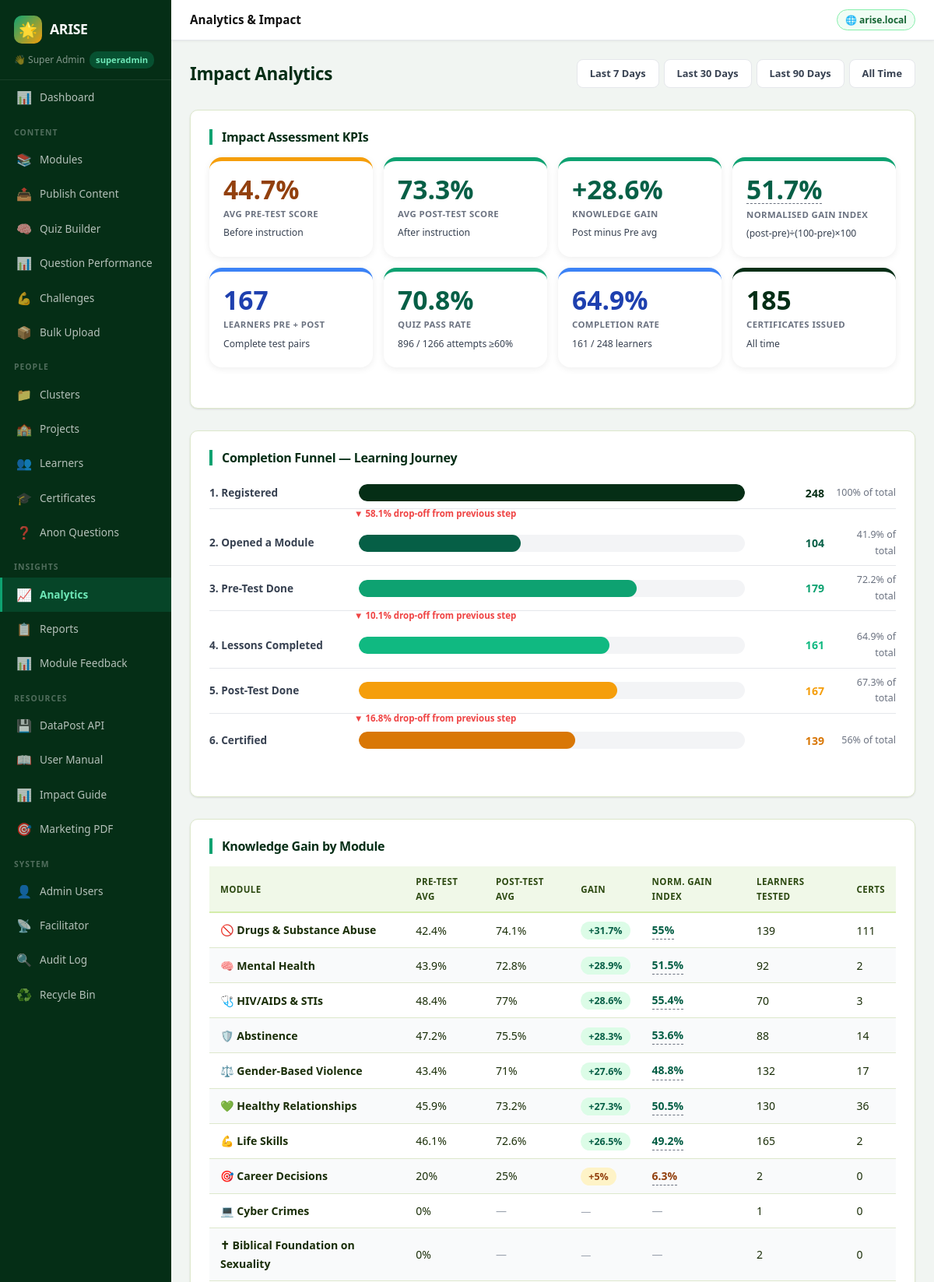
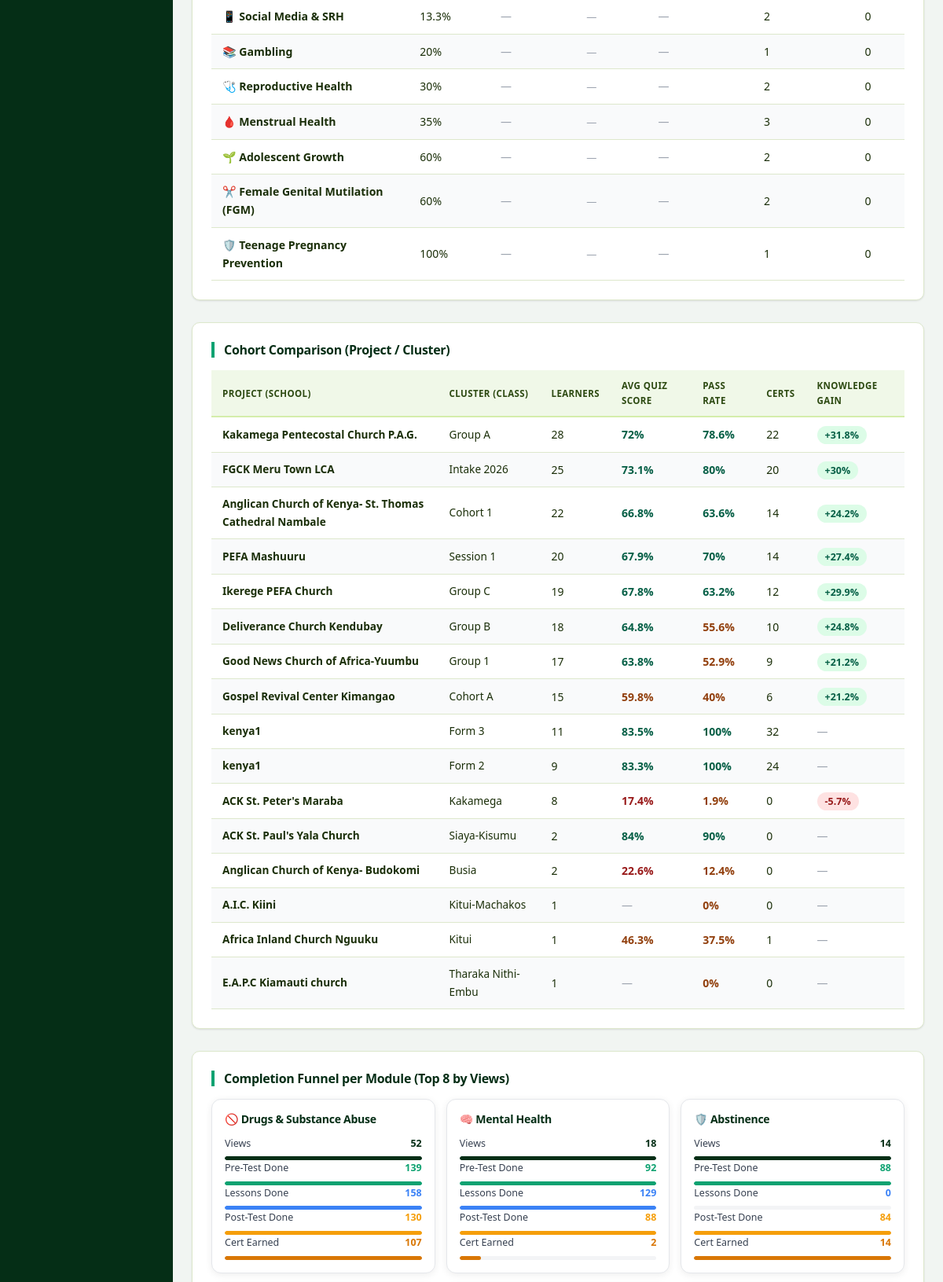
The page /admin/dashboard?p=analytics (signed in, upper part) on the database its author committed (2 pictures, top to bottom).
### tables this page shows
CREATE TABLE modules (
    id INTEGER PRIMARY KEY AUTOINCREMENT,
    title TEXT NOT NULL,
    slug TEXT UNIQUE NOT NULL,
    description TEXT,
    icon TEXT DEFAULT '📚',
    sort_order INTEGER DEFAULT 0,
    is_active INTEGER DEFAULT 1,
    created_by INTEGER,
    created_at DATETIME DEFAULT CURRENT_TIMESTAMP
, thumbnail TEXT, content_warning TEXT, school_id TEXT, require_pretest INTEGER DEFAULT 1, require_posttest INTEGER DEFAULT 1);

### admin/pages/admin_analytics.php (the view, shortened to what the rows shown need)
<?php
$rangeOptions = ['7'=>'Last 7 Days','30'=>'Last 30 Days','90'=>'Last 90 Days','all'=>'All Time'];
$range = isset($_GET['range']) && array_key_exists($_GET['range'], $rangeOptions) ? $_GET['range'] : '30';
$db = db();
$modGainList = [];
$mgr = $db->query("
    SELECT m.id, m.title, m.icon,
        ROUND(AVG(CASE WHEN pa.test_type='pre'  THEN pa.percentage END), 1) AS pre_avg,
        ROUND(AVG(CASE WHEN pa.test_type='post' THEN pa.percentage END), 1) AS post_avg,
        COUNT(DISTINCT CASE WHEN pa.test_type='pre'  THEN pa.student_id END) AS pre_count,
        COUNT(DISTINCT CASE WHEN pa.test_type='post' THEN pa.student_id END) AS post_count,
        COUNT(DISTINCT c.id) AS certs
    FROM modules m
    LEFT JOIN pretest_attempts pa ON pa.module_id = m.id
    LEFT JOIN certificates c      ON c.module_id  = m.id
    WHERE m.is_active = 1
    GROUP BY m.id
    ORDER BY (COALESCE(AVG(CASE WHEN pa.test_type='post' THEN pa.percentage END),0)
            - COALESCE(AVG(CASE WHEN pa.test_type='pre'  THEN pa.percentage END),0)) DESC
");
while ($r = $mgr->fetchArray(SQLITE3_ASSOC)) {
    $r['pre_avg']  = $r['pre_avg']  !== null ? (float)$r['pre_avg']  : null;
    $r['post_avg'] = $r['post_avg'] !== null ? (float)$r['post_avg'] : null;
    if ($r['pre_avg'] !== null && $r['post_avg'] !== null) {
        $r['gain']      = round($r['post_avg'] - $r['pre_avg'], 1);
        $denom = 100 - $r['pre_avg'];
        $r['norm_gain'] = ($denom > 0) ? round(($r['post_avg'] - $r['pre_avg']) / $denom * 100, 1) : 0;
    } else {
        $r['gain']      = null;
        $r['norm_gain'] = null;
    }
    $r['learners_tested'] = max((int)($r['pre_count'] ?? 0), (int)($r['post_count'] ?? 0));
    $modGainList[] = $r;
}
$cohortList = [];
$cr = $db->query("
    SELECT
        s.school_name   AS project,
        s.class_name    AS cluster,
        COUNT(DISTINCT s.id)                                   AS learners,
        ROUND(AVG(qa.percentage), 1)                           AS avg_score,
        ROUND(SUM(CASE WHEN qa.percentage>=60 THEN 1.0 ELSE 0 END)
              / MAX(1.0, COUNT(qa.id)) * 100, 1)               AS pass_rate,
        COUNT(DISTINCT c.id)                                   AS certs,
        ROUND(AVG(CASE WHEN pa.test_type='post' THEN pa.percentage END)
            - AVG(CASE WHEN pa.test_type='pre'  THEN pa.percentage END), 1) AS knowledge_gain
    FROM students s
    INNER JOIN schools sc ON sc.name = s.school_name AND sc.is_active=1
    LEFT JOIN quiz_attempts  qa ON qa.student_id = s.id
    LEFT JOIN certificates   c  ON c.student_id  = s.id
    LEFT JOIN pretest_attempts pa ON pa.student_id = s.id
    WHERE s.is_active=1 AND s.deleted_at IS NULL
    GROUP BY s.school_name, s.class_name
    ORDER BY learners DESC
");
while ($r = $cr->fetchArray(SQLITE3_ASSOC)) $cohortList[] = $r;
$topModules = [];
$tmr = $db->query("
    SELECT m.id, m.title, m.icon,
        COUNT(DISTINCT pv.session_hash) AS views
    FROM modules m
    LEFT JOIN page_views pv ON pv.module_id = m.id
    WHERE m.is_active=1
    GROUP BY m.id
    ORDER BY views DESC
    LIMIT 8
");
while ($r = $tmr->fetchArray(SQLITE3_ASSOC)) {
    $mid = (int)$r['id'];
    $r['pre_done']    = (int)($db->querySingle("SELECT COUNT(DISTINCT student_id) FROM pretest_attempts WHERE module_id=$mid AND test_type='pre'")  ?? 0);
    $r['post_done']   = (int)($db->querySingle("SELECT COUNT(DISTINCT student_id) FROM pretest_attempts WHERE module_id=$mid AND test_type='post'") ?? 0);
    $r['lessons_done']= (int)($db->querySingle(
        "SELECT COUNT(DISTINCT lp.student_id) FROM lesson_progress lp
         JOIN lessons l ON l.id=lp.lesson_id
         WHERE l.module_id=$mid AND lp.completed=1"
    ) ?? 0);
    $r['cert_earned'] = (int)($db->querySingle("SELECT COUNT(DISTINCT student_id) FROM certificates WHERE module_id=$mid") ?? 0);
    $topModules[] = $r;
}
$chartDays  = ($range === 'all') ? 30 : (int)$range;
$dailyChart = [];
for ($i = $chartDays - 1; $i >= 0; $i--) {
    $d    = date('Y-m-d', strtotime("-{$i} days"));
    $sess = (int)($db->querySingle(
        "SELECT COUNT(DISTINCT session_hash) FROM page_views WHERE DATE(viewed_at)='$d'"
    ) ?? 0);
    $dailyChart[] = ['date' => $d, 'sessions' => $sess];
}
function gainColor(float|null $g): string {
    if ($g === null) return '#6b7280';
    if ($g > 10)  return '#065f46';
    if ($g >= 0)  return '#92400e';
    return '#991b1b';
}
function gainBg(float|null $g): string {
    if ($g === null) return '#f3f4f6';
    if ($g > 10)  return '#dcfce7';
    if ($g >= 0)  return '#fef3c7';
    return '#fee2e2';
}
?>
<div class="an-page-header">
  <h1>Impact Analytics</h1>
</div>
<div class="dp-card" style="margin-bottom:28px;">
  <h2 class="an-section-head">Impact Assessment KPIs</h2>
</div>
<div class="dp-card" style="margin-bottom:28px;">
  <h2 class="an-section-head">Completion Funnel — Learning Journey</h2>
</div>
<div class="dp-card" style="margin-bottom:28px;">
  <h2 class="an-section-head">Knowledge Gain by Module</h2>
  <?php if (empty($modGainList)): ?>
    <p style="color:var(--an-muted);font-size:.88rem;">No module data available yet.</p>
  <?php else: ?>
  <div class="an-table-wrap">
    <table class="arise-table">
      <thead>
        <tr>
          <th>Module</th>
          <th>Pre-Test Avg</th>
          <th>Post-Test Avg</th>
          <th>Gain</th>
          <th>Norm. Gain Index</th>
          <th>Learners Tested</th>
          <th>Certs</th>
        </tr>
      </thead>
      <tbody>
      <?php foreach ($modGainList as $i => $m): ?>
        <?php
          $gc  = gainColor($m['gain']);
          $gbg = gainBg($m['gain']);
          $gSign = ($m['gain'] !== null && $m['gain'] > 0) ? '+' : '';
        ?>
        <tr style="<?= $i % 2 === 1 ? 'background:#f9fafb;' : '' ?>">
          <td>
            <strong style="font-size:.88rem;">
              <?= e($m['icon'] ?? '') ?> <?= e($m['title']) ?>
            </strong>
          </td>
          <td><?= $m['pre_avg']  !== null ? $m['pre_avg']  . '%' : '<span style="color:#9ca3af">—</span>' ?></td>
          <td><?= $m['post_avg'] !== null ? $m['post_avg'] . '%' : '<span style="color:#9ca3af">—</span>' ?></td>
          <td>
            <?php if ($m['gain'] !== null): ?>
              <span style="background:<?= $gbg ?>;color:<?= $gc ?>;padding:3px 10px;border-radius:50px;font-size:.78rem;font-weight:800;">
                <?= $gSign . $m['gain'] ?>%
              </span>
            <?php else: ?>
              <span style="color:#9ca3af;font-size:.82rem;">—</span>
            <?php endif; ?>
          </td>
          <td>
            <?php if ($m['norm_gain'] !== null): ?>
              <span class="an-tooltip" data-tip="0% = no gain, 100% = maximum possible gain"
                    style="font-weight:700;color:<?= gainColor($m['norm_gain']) ?>;">
                <?= $m['norm_gain'] ?>%
              </span>
            <?php else: ?>
              <span style="color:#9ca3af">—</span>
            <?php endif; ?>
          </td>
          <td><?= number_format($m['learners_tested']) ?></td>
          <td><?= number_format((int)($m['certs'] ?? 0)) ?></td>
        </tr>
      <?php endforeach; ?>
      </tbody>
    </table>
  </div>
  <?php endif; ?>
</div>
<div class="dp-card" style="margin-bottom:28px;">
  <h2 class="an-section-head">Cohort Comparison (Project / Cluster)</h2>
  <?php if (empty($cohortList)): ?>
    <p style="color:var(--an-muted);font-size:.88rem;">No cohort data yet.</p>
  <?php else: ?>
  <div class="an-table-wrap">
    <table class="arise-table">
      <thead>
        <tr>
          <th>Project (School)</th>
          <th>Cluster (Class)</th>
          <th>Learners</th>
          <th>Avg Quiz Score</th>
          <th>Pass Rate</th>
          <th>Certs</th>
          <th>Knowledge Gain</th>
        </tr>
      </thead>
    </table>
  </div>
  <?php endif; ?>
</div>
<div class="dp-card" style="margin-bottom:28px;">
  <h2 class="an-section-head">Completion Funnel per Module (Top 8 by Views)</h2>
  <?php if (empty($topModules)): ?>
    <p style="color:var(--an-muted);font-size:.88rem;">No module view data yet.</p>
  <?php else: ?>
  <div class="an-mini-grid">
    <?php foreach ($topModules as $m): ?>
      <?php
        $base = max($m['views'], 1);
        $mini = [
          ['label' => 'Views',         'val' => (int)$m['views'],        'color' => '#052e16'],
          ['label' => 'Pre-Test Done', 'val' => (int)$m['pre_done'],     'color' => '#0ea271'],
          ['label' => 'Lessons Done',  'val' => (int)$m['lessons_done'], 'color' => '#3b82f6'],
          ['label' => 'Post-Test Done','val' => (int)$m['post_done'],    'color' => '#f59e0b'],
          ['label' => 'Cert Earned',   'val' => (int)$m['cert_earned'],  'color' => '#d97706'],
        ];
      ?>
      <div class="an-mini-card">
        <h4><?= e($m['icon'] ?? '') ?> <?= e($m['title']) ?></h4>
        <?php foreach ($mini as $row): ?>
          <?php $pct = $base > 0 ? min(100, round($row['val'] / $base * 100)) : 0; ?>
          <div class="an-mini-row">
            <span style="color:#374151;"><?= e($row['label']) ?></span>
            <strong style="color:<?= $row['color'] ?>"><?= number_format($row['val']) ?></strong>
          </div>
          <div class="an-mini-bar-bg">
            <div class="an-mini-bar-fill"
                 style="width:<?= $pct ?>%;height:5px;background:<?= $row['color'] ?>;border-radius:50px;"></div>
          </div>
        <?php endforeach; ?>
      </div>
    <?php endforeach; ?>
  </div>
  <?php endif; ?>
</div>

### rows shown on the page
modules: icon "🚫", title "Drugs & Substance Abuse", pre_avg "42.4", post_avg "74.1", gSign "+", gain "31.7", norm_gain "55", learners_tested "139", certs "111", label "Views", val "52", $pct 100 (drawn), label "Pre-Test Done", val "139", label "Lessons Done", val "158", label "Post-Test Done", val "130", label "Cert Earned", val "107"
modules: icon "🧠", title "Mental Health", pre_avg "43.9", post_avg "72.8", gSign "+", gain "28.9", norm_gain "51.5", learners_tested "92", certs "2", label "Views", val "18", $pct 100 (drawn), label "Pre-Test Done", val "92", label "Lessons Done", val "129", label "Post-Test Done", val "88", label "Cert Earned", val "2", $pct 11 (drawn)
modules: icon "🩺", title "HIV/AIDS & STIs", pre_avg "48.4", post_avg "77", gSign "+", gain "28.6", norm_gain "55.4", learners_tested "70", certs "3"
modules: icon "🛡️", title "Abstinence", pre_avg "47.2", post_avg "75.5", gSign "+", gain "28.3", norm_gain "53.6", learners_tested "88", certs "14", label "Views", val "14", $pct 100 (drawn), label "Pre-Test Done", val "88", label "Lessons Done", val "0", label "Post-Test Done", val "84", label "Cert Earned"
modules: icon "⚖️", title "Gender-Based Violence", pre_avg "43.4", post_avg "71", gSign "+", gain "27.6", norm_gain "48.8", learners_tested "132", certs "17"
modules: icon "💚", title "Healthy Relationships", pre_avg "45.9", post_avg "73.2", gSign "+", gain "27.3", norm_gain "50.5", learners_tested "130", certs "36"
modules: icon "💪", title "Life Skills", pre_avg "46.1", post_avg "72.6", gSign "+", gain "26.5", norm_gain "49.2", learners_tested "165", certs "2"
modules: icon "🎯", title "Career Decisions", pre_avg "20", post_avg "25", gSign "+", gain "5", norm_gain "6.3", learners_tested "2", certs "0"
modules: icon "💻", title "Cyber Crimes", pre_avg "0", learners_tested "1", certs "0"
modules: icon "✝", title "Biblical Foundation on Sexuality", pre_avg "0", learners_tested "2", certs "0"
modules: icon "📱", title "Social Media & SRH", pre_avg "13.3", learners_tested "2", certs "0"
modules: icon "📚", title "Gambling", pre_avg "20", learners_tested "1", certs "0"
modules: icon "🩺", title "Reproductive Health", pre_avg "30", learners_tested "2", certs "0"
modules: icon "🩸", title "Menstrual Health", pre_avg "35", learners_tested "3", certs "0"
modules: icon "🌱", title "Adolescent Growth", pre_avg "60", learners_tested "2", certs "0"
modules: icon "✂️", title "Female Genital Mutilation (FGM)", pre_avg "60", learners_tested "2", certs "0"
modules: icon "🛡️", title "Teenage Pregnancy Prevention", pre_avg "100", learners_tested "1", certs "0"

### other values the page prints
$adminName "Super Admin"
$adminRole ?: 'admin' "superadmin"
$n['icon'] "📊"
$n['label'] "Dashboard"
$groupLabel "CONTENT"
$n['icon'] "📚"
$n['label'] "Modules"
$n['icon'] "📤"
$n['label'] "Publish Content"
$n['icon'] "🧠"
$n['label'] "Quiz Builder"
$n['label'] "Question Performance"
$n['icon'] "💪"
$n['label'] "Challenges"
$n['icon'] "📦"
